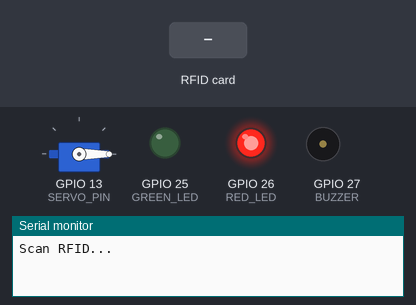
This sketch was run on a simulated ESP32. Parts: servo, output pins drawn as LEDs (lit = HIGH), buzzer (waves = sounding, pin HIGH), the last lines printed to the serial monitor. Inputs (shaded band) come from the test bench.

Above: at 1.2 s.
1.3 s: RFID card 5E 7A 19 C4 held to the reader
At 1.38 s:
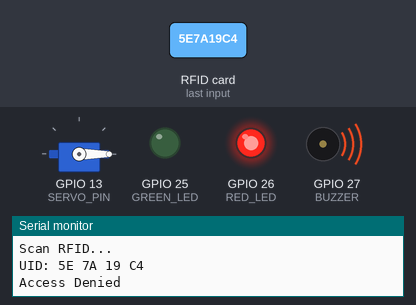
4.3 s: RFID card A1 67 46 54 held to the reader
At 4.42 s:
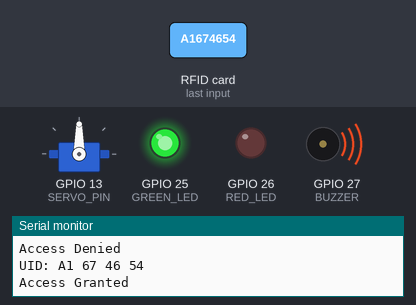
At 5.5 s:
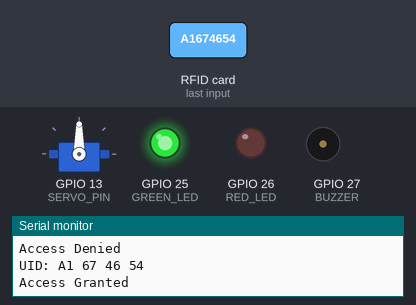
Timing chart, 0 to 9.2 s (numbered marks = the images above; inputs shaded):
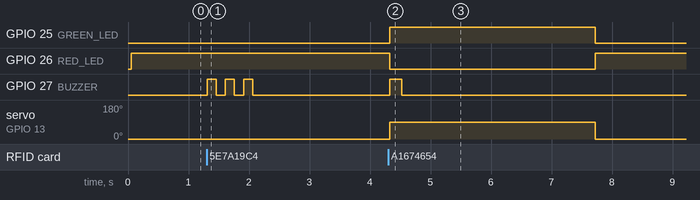

Measured:
- after the input at 1.3 s, GPIO 27 (BUZZER): alternates HIGH for 0.15 s and LOW for 0.15 s, 6 changes in all, then stays LOW, starting at once
- after the input at 4.3 s, GPIO 25 (GREEN_LED): LOW → HIGH at once, → LOW 3.4 s later; GPIO 26 (RED_LED): HIGH → LOW at once, → HIGH 3.4 s later; GPIO 27 (BUZZER): LOW → HIGH at once, → LOW 0.20 s later; servo on GPIO 13 (SERVO_PIN): 0° → 90° at once, → 0° 3.4 s later

The sketch:

sketch_aug25a.ino
```cpp
#include <SPI.h>
#include <MFRC522.h>
#include <ESP32Servo.h>

#define SS_PIN 5
#define RST_PIN 22
#define SERVO_PIN 13

#define GREEN_LED 25
#define RED_LED 26
#define BUZZER 27

MFRC522 mfrc522(SS_PIN, RST_PIN);
Servo myServo;

// 👉 PUT YOUR CARD UID HERE (from serial monitor)
String authorizedUID = "A1 67 46 54";

void beep(int times, int d) {
  for (int i = 0; i < times; i++) {
    digitalWrite(BUZZER, HIGH);
    delay(d);
    digitalWrite(BUZZER, LOW);
    delay(d);
  }
}

void setup() {
  Serial.begin(115200);
  SPI.begin();
  mfrc522.PCD_Init();

  pinMode(GREEN_LED, OUTPUT);
  pinMode(RED_LED, OUTPUT);
  pinMode(BUZZER, OUTPUT);

  // Servo setup (ESP32)
  myServo.setPeriodHertz(50);
  myServo.attach(SERVO_PIN, 500, 2400);
  myServo.write(0); // LOCK

  // Default state
  digitalWrite(GREEN_LED, LOW);
  digitalWrite(RED_LED, HIGH);

  Serial.println("Scan RFID...");
}

void loop() {

  // Wait for card
  if (!mfrc522.PICC_IsNewCardPresent()) return;
  if (!mfrc522.PICC_ReadCardSerial()) return;

  String content = "";

  // 🔥 Proper UID formatting (important fix)
  for (byte i = 0; i < mfrc522.uid.size; i++) {
    if (mfrc522.uid.uidByte[i] < 0x10) content += "0";
    content += String(mfrc522.uid.uidByte[i], HEX);
    if (i != mfrc522.uid.size - 1) content += " ";
  }

  content.toUpperCase();
  content.trim();

  Serial.print("UID: ");
  Serial.println(content);

  // ✅ MATCH CHECK
  if (content == authorizedUID) {
    Serial.println("Access Granted");

    myServo.write(90); // OPEN
    digitalWrite(GREEN_LED, HIGH);
    digitalWrite(RED_LED, LOW);

    beep(1, 200);

    delay(3000);

    // Lock again
    myServo.write(0);
    digitalWrite(GREEN_LED, LOW);
    digitalWrite(RED_LED, HIGH);
  }
  else {
    Serial.println("Access Denied");

    digitalWrite(GREEN_LED, LOW);
    digitalWrite(RED_LED, HIGH);

    beep(3, 150);
  }

  mfrc522.PICC_HaltA();
}
```
